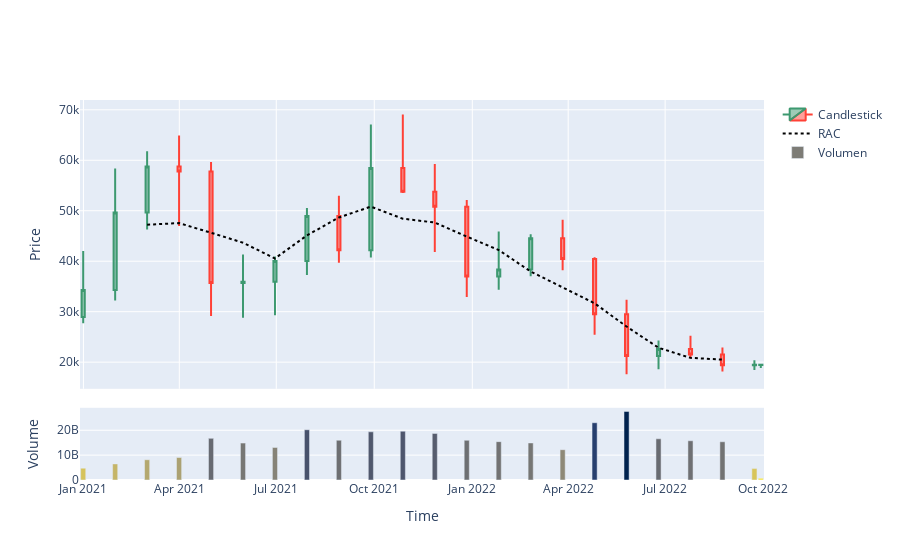

Here is the notebook cell this chart was saved with:
### Code cell
fig = make_subplots(
    rows=2, cols=1, shared_xaxes=True, vertical_spacing=0.05, row_heights=[200, 50]
)
fig.add_trace(
    go.Candlestick(
        x=df["Time"],
        open=df["Open"],
        high=df["High"],
        low=df["Low"],
        close=df["Close"],
        name="Candlestick",
    ),
    row=1,
    col=1,
)
fig.update_layout(xaxis_rangeslider_visible=False)
fig.add_trace(
    go.Scatter(
        x=df["Time"],
        y=df["RAC"],
        line=dict(color="black", width=2, dash="dot"),
        name="RAC",
    ),
    row=1,
    col=1,
)
fig.add_trace(
    go.Bar(
        x=df["Time"],
        y=df["Volume"],
        marker=dict(color=df["Volume"], colorscale="Cividis_r"),
        name="Volumen",
    ),
    row=2,
    col=1,
)
fig["layout"]["xaxis2"]["title"] = "Time"
fig["layout"]["yaxis"]["title"] = "Price"
fig["layout"]["yaxis2"]["title"] = "Volume"
fig.show()
